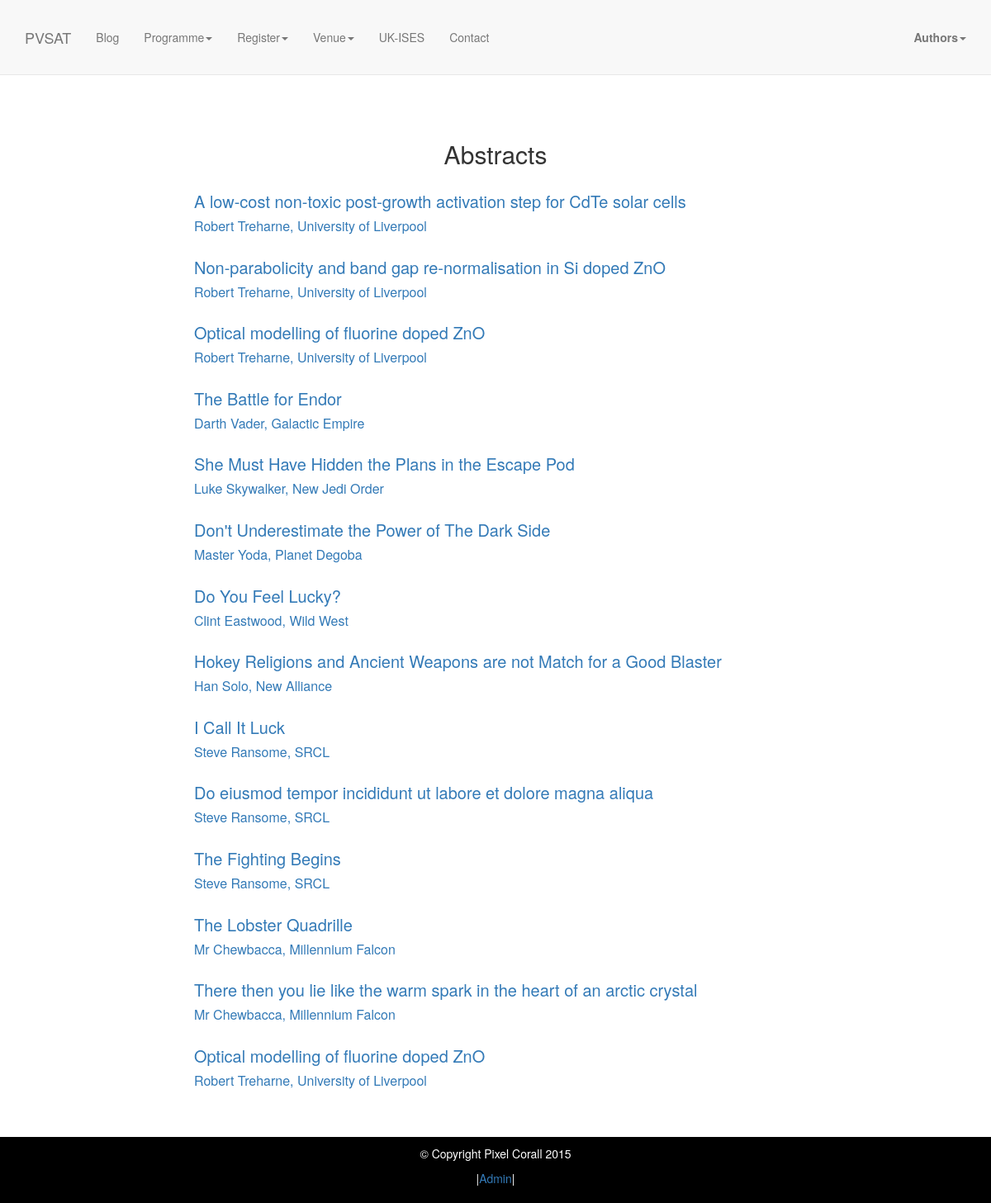
Before: /programme/abstracts/ with the older database file.
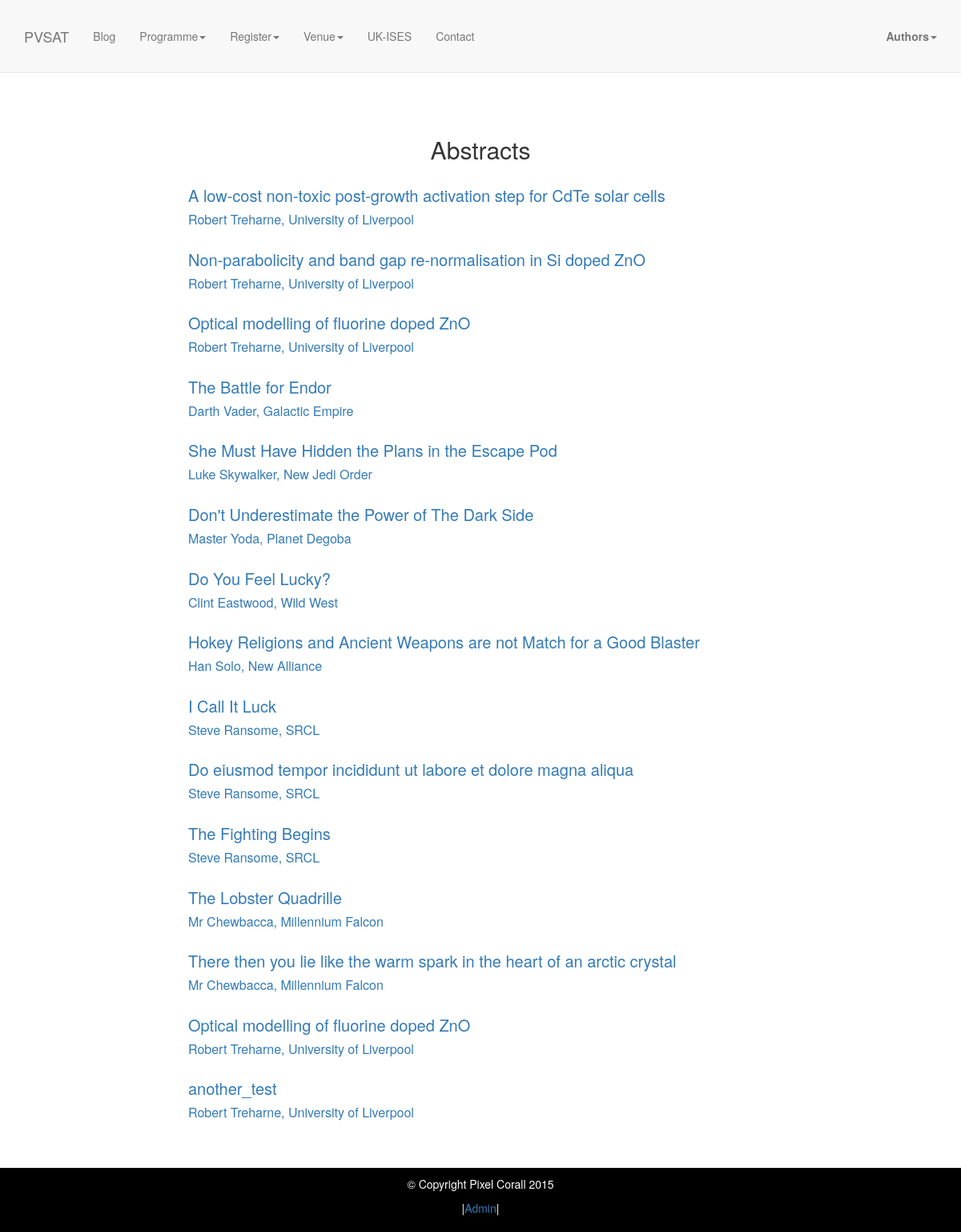
After: the same page with the newer database file.
### authors/models.py (models this page shows, shortened)
class Abstract(models.Model):
    author = models.ForeignKey(UserProfile)
    title = models.CharField(max_length=1000)
    abstract = models.TextField(max_length=5000)
    upload = models.FileField(upload_to='abstract_uploads', blank=True)
    theme = models.ManyToManyField(Theme)
    DELIVERY_CHOICE = (('Oral', 'Oral'), ('Poster', 'Poster'))
    delivery = models.CharField(max_length=6, choices=DELIVERY_CHOICE, default='Oral')
    STATUS = (('Awaiting Decision', 'Awaiting decision'), ('Accepted', 'Accept'), ('Rejected', 'Reject') )
    status = models.CharField(max_length=25, choices=STATUS, default='Awaiting Decision')
    date = models.DateTimeField(default=timezone.datetime.today())

class UserProfile(models.Model):
    user = models.OneToOneField(User)
    affiliation = models.CharField(max_length=128, blank = True)
    picture = ImageField(upload_to='user_images', default='static/img/avatar.png')
    url = models.URLField(blank=True)
    linkedin = models.URLField(blank=True)
    twitter = models.URLField(blank=True)
    bio = models.TextField(max_length=2000, blank=True)

### programme/views.py (the view)
# urls.py: url(r'^abstracts/(?P<abstract_id>\d+)/$', 'programme.views.abstract'),
def abstracts(request):
    abstracts = Abstract.objects.all()
    return render(request, 'abstracts.html', {'abstracts': abstracts})

### programme/templates/abstracts.html
{% extends 'base.html' %}
{% load thumbnail %}
{% block content %}
    <section id="abstract" class="abstract-section">
        <div class="container">
            <div class="row">
                <div class="col-lg-12">
					<h2 class="center">Abstracts</h2>
					{% for abstract in abstracts %}
					<a href="/programme/abstracts/{{abstract.id}}">
							<div class="col-lg-8 col-sm-offset-2">
								<h3>{{abstract.title|slice:":100"}}</h3>
								<h4>{{abstract.author.user.first_name}} {{abstract.author.user.last_name}}, {{abstract.author.affiliation}}</h4>
							</div>
					</a>
					{% endfor %}
				</div>
			</div>
		</div>
	</section>
{% endblock %}

Changed rows visible on the page:
added Abstract: title "another_test", author.user.first_name "Robert", author.user.last_name "Treharne", author.affiliation "University of Liverpool"
